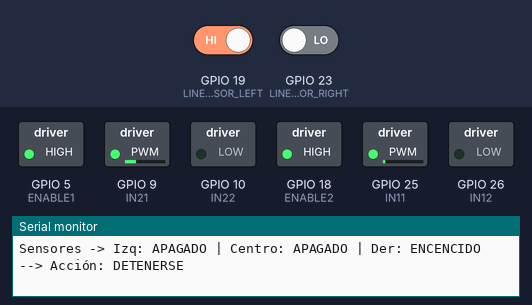
The program below on a simulated ESP32. On the bench: switched loads named in the program (green lamp = pin HIGH), the last lines printed to the serial monitor. The test bench sets the inputs (shaded band); at power-on: GPIO 23 (LINE_SENSOR_RIGHT) LOW, GPIO 19 (LINE_SENSOR_LEFT) HIGH.

Above: at 1.2 s.
1.3 s: GPIO 23 (LINE_SENSOR_RIGHT) driven HIGH
At 2.5 s:
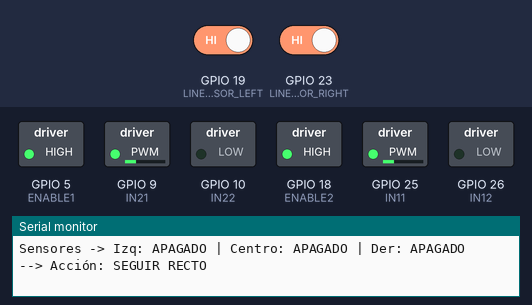
2.8 s: GPIO 19 (LINE_SENSOR_LEFT) driven LOW
At 4.0 s:
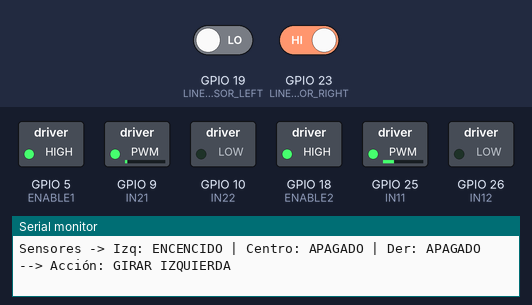
4.3 s: GPIO 19 (LINE_SENSOR_LEFT) driven HIGH
At 5.5 s:
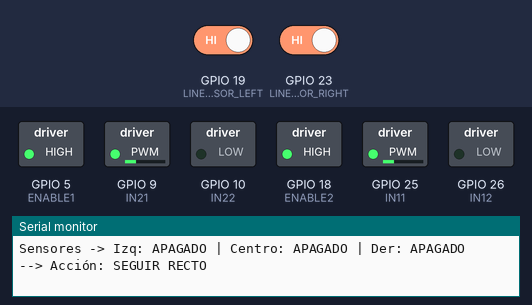
5.8 s: GPIO 23 (LINE_SENSOR_RIGHT) driven LOW
At 7.1 s:
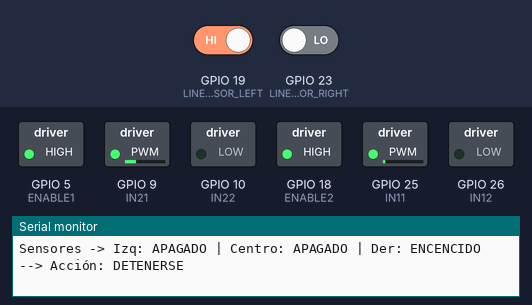
Timing chart, 0 to 8.8 s (numbered marks = the images above; inputs shaded):
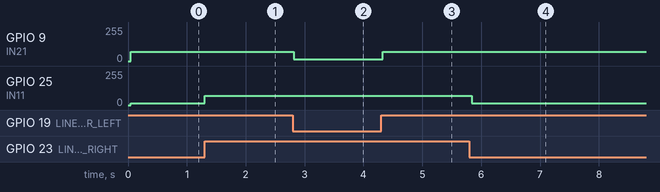

The program:

main.cpp
```cpp
#include <Arduino.h>

// Pines del Motor 1
#define ENABLE1 5
#define IN11 25
#define IN12 26

// Pines del Motor 2 (Motor izquierdo mirando sensor de frente)
#define ENABLE2 18
#define IN21 9
#define IN22 10

// Pines sensores de línea
#define LINE_SENSOR_LEFT 19
#define LINE_SENSOR_CENTER 18
#define LINE_SENSOR_RIGHT 23
#define LINE_SENSOR_STOP 5

#define ON 0      //luz encendida, sensor activo porque captura el rebote
#define OFF 1

// PWM
long BASE_SPEED = 70;
long RIGHT_SPEED = 70;
long LEFT_SPEED = 70;
long SPEED_MODIFIER = 1;
#define PWM_FREQ 5000
#define PWM_RESOLUTION 8

// Canales PWM
#define PWM_CH_IN11 0
#define PWM_CH_IN12 1
#define PWM_CH_IN21 2
#define PWM_CH_IN22 3

// Debug timing
unsigned long lastDebugTime = 0;
const unsigned long DEBUG_INTERVAL = 500;

void setup() {
  Serial.begin(115200);
  Serial.println("Iniciando robot seguidor de línea...");

  // Configurar sensores
  pinMode(LINE_SENSOR_LEFT, INPUT);
  pinMode(LINE_SENSOR_CENTER, INPUT);
  pinMode(LINE_SENSOR_RIGHT, INPUT);
  pinMode(LINE_SENSOR_STOP, INPUT);

  // Habilitar motores
  pinMode(ENABLE1, OUTPUT);
  pinMode(ENABLE2, OUTPUT);
  digitalWrite(ENABLE1, HIGH);
  digitalWrite(ENABLE2, HIGH);

  // Configurar PWM para cada pin de control del motor
  ledcSetup(PWM_CH_IN11, PWM_FREQ, PWM_RESOLUTION);
  ledcAttachPin(IN11, PWM_CH_IN11);

  ledcSetup(PWM_CH_IN12, PWM_FREQ, PWM_RESOLUTION);
  ledcAttachPin(IN12, PWM_CH_IN12);

  ledcSetup(PWM_CH_IN21, PWM_FREQ, PWM_RESOLUTION);
  ledcAttachPin(IN21, PWM_CH_IN21);

  ledcSetup(PWM_CH_IN22, PWM_FREQ, PWM_RESOLUTION);
  ledcAttachPin(IN22, PWM_CH_IN22);

  Serial.println("Configuración completada");
}

void lineFollowPWM() {
  int sensorIzq = digitalRead(LINE_SENSOR_LEFT);
  int sensorCentro = digitalRead(LINE_SENSOR_CENTER);
  int sensorDer = digitalRead(LINE_SENSOR_RIGHT);
  int sensorStop = digitalRead(LINE_SENSOR_STOP);

  // Debug sensores
  if (millis() - lastDebugTime >= DEBUG_INTERVAL) {
    Serial.print("Sensores -> Izq: ");
    Serial.print(sensorIzq == ON ? "ENCENCIDO" : "APAGADO");
    Serial.print(" | Centro: ");
    Serial.print(sensorCentro == ON ? "ENCENCIDO" : "APAGADO");
    Serial.print(" | Der: ");
    Serial.print(sensorDer == ON ? "ENCENCIDO" : "APAGADO");
    Serial.print("  --> Acción: ");

    if (sensorIzq == ON && sensorCentro == ON && sensorDer == ON) {
      Serial.println("DETENERSE - TODOS LOS SENSORES ACTIVOS");
    } else if (sensorDer == OFF && sensorIzq == OFF) {
      Serial.println("SEGUIR RECTO");
    } else if (sensorIzq == OFF && sensorDer == OFF) {
      Serial.println("Girar DERECHA");
    } else if (sensorIzq == ON && sensorDer == OFF) {
      Serial.println("GIRAR IZQUIERDA");
    } else {
      Serial.println("DETENERSE");
    }

    lastDebugTime = millis();
  }

  // Verificar si todos los sensores están activos
  if (sensorIzq == ON && sensorDer == ON && sensorStop == ON) {
    // Detener el robot
    ledcWrite(PWM_CH_IN11, 0);
    ledcWrite(PWM_CH_IN12, 0);
    ledcWrite(PWM_CH_IN21, 0);
    ledcWrite(PWM_CH_IN22, 0);
    delay(5000); // Esperar 5 segundos

    // Avanzar un poco y luego continuar con el seguimiento normal
    ledcWrite(PWM_CH_IN11, BASE_SPEED/2);
    ledcWrite(PWM_CH_IN12, 0);
    ledcWrite(PWM_CH_IN21, BASE_SPEED/2);
    ledcWrite(PWM_CH_IN22, 0);
    delay(1000); // Avanzar por 1 segundo
    return; // Salir de la función para que en la siguiente iteración vuelva al seguimiento normal
  }

  // Movimiento según sensores
  if (sensorIzq == OFF && sensorDer == OFF) {
    // Seguir recto
     ledcWrite(PWM_CH_IN11, BASE_SPEED);
     ledcWrite(PWM_CH_IN12, 0);
     ledcWrite(PWM_CH_IN21, BASE_SPEED);
     ledcWrite(PWM_CH_IN22, 0);
   }
   else if (sensorDer == OFF && sensorIzq == ON) {
    // Girar a la izquierda
    ledcWrite(PWM_CH_IN11, BASE_SPEED);     //Pin de giro a la derecha
    ledcWrite(PWM_CH_IN12, 0);
    ledcWrite(PWM_CH_IN21, BASE_SPEED/5);         //Pin de giro a la izquierda
    ledcWrite(PWM_CH_IN22, 0);
   } else if (sensorIzq == OFF && sensorDer == ON) {
    // Girar a la derecha
    ledcWrite(PWM_CH_IN11, BASE_SPEED/5);         //Pin de giro a la derecha
    ledcWrite(PWM_CH_IN12, 0);
    ledcWrite(PWM_CH_IN21, BASE_SPEED);     //Pin de giro a la izquierda
    ledcWrite(PWM_CH_IN22, 0);
  }
}

void loop() {
  delay(50); // Cambiado a 50ms para evitar congelamiento
  lineFollowPWM();
}
```

Measured:
- after the input at 1.3 s, GPIO 25 (IN11): 14/255 → 70/255 at once
- after the input at 2.8 s, GPIO 9 (IN21): 70/255 → 14/255 at once
- after the input at 4.3 s, GPIO 9 (IN21): 14/255 → 70/255 at once
- after the input at 5.8 s, GPIO 25 (IN11): 70/255 → 14/255 at once
